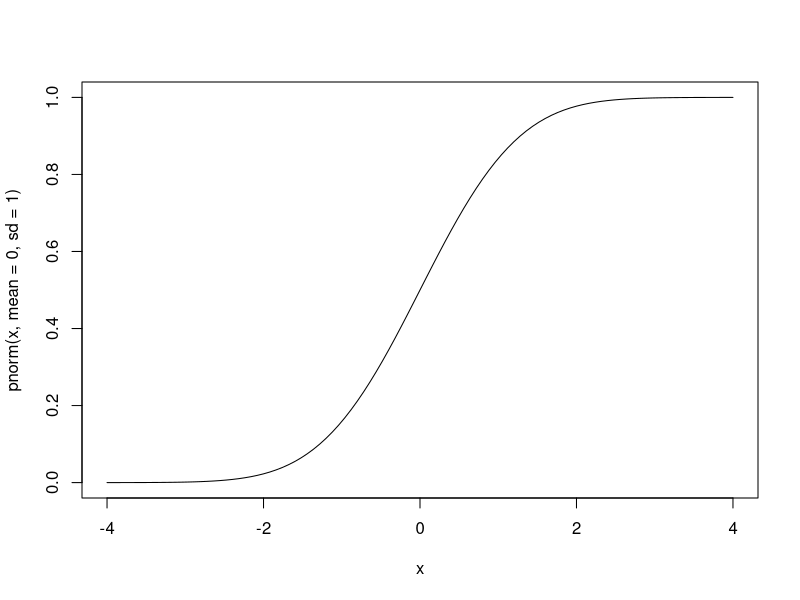
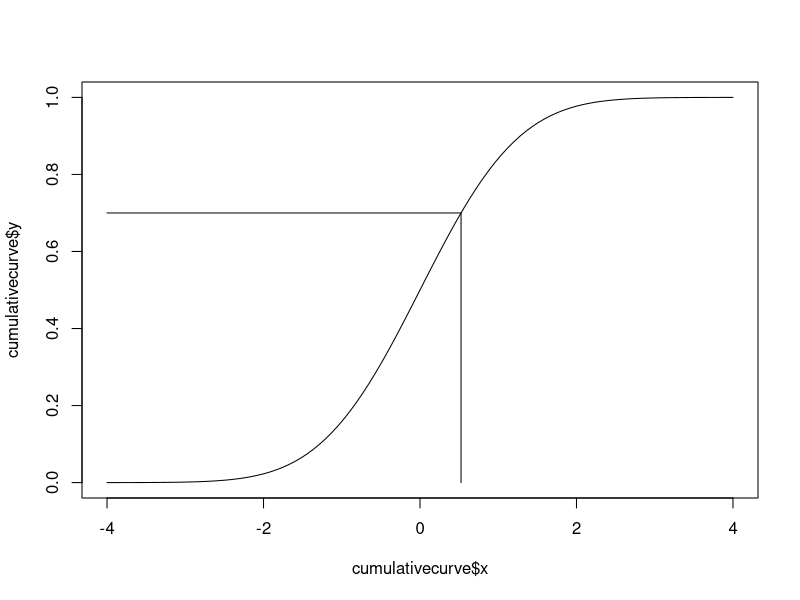
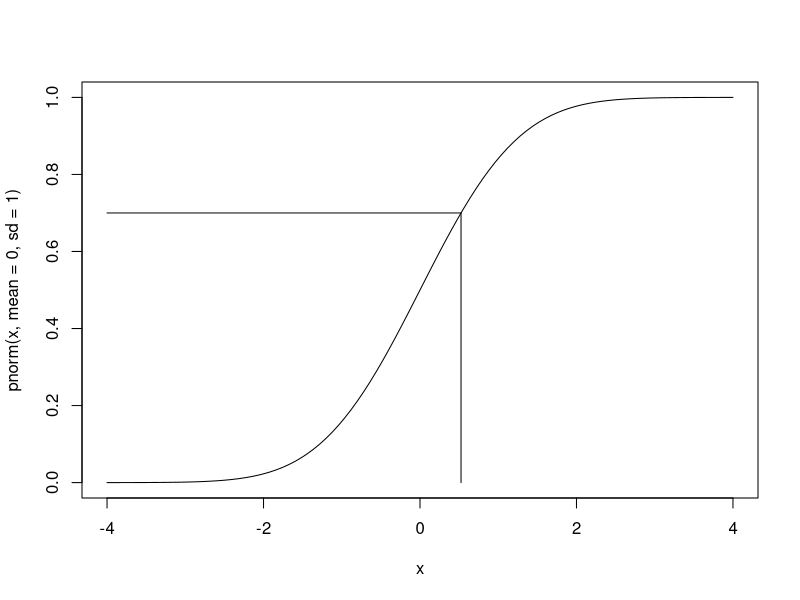
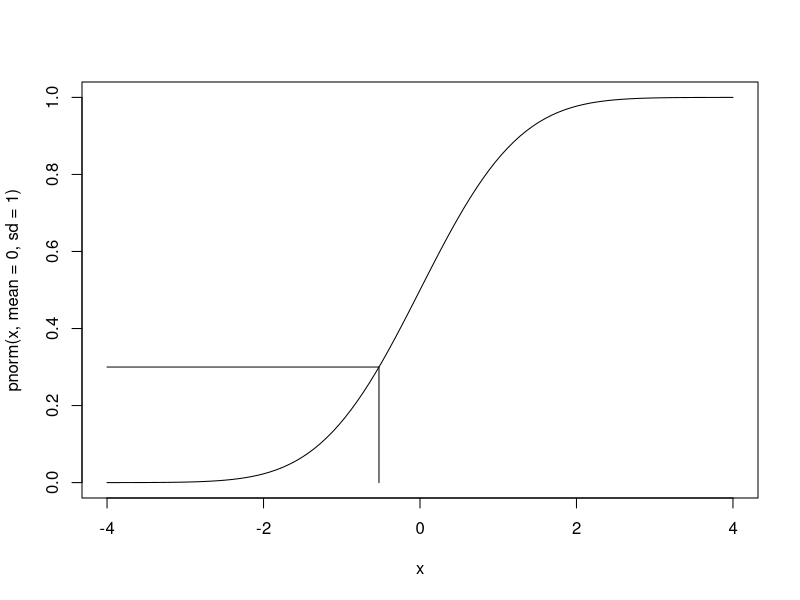
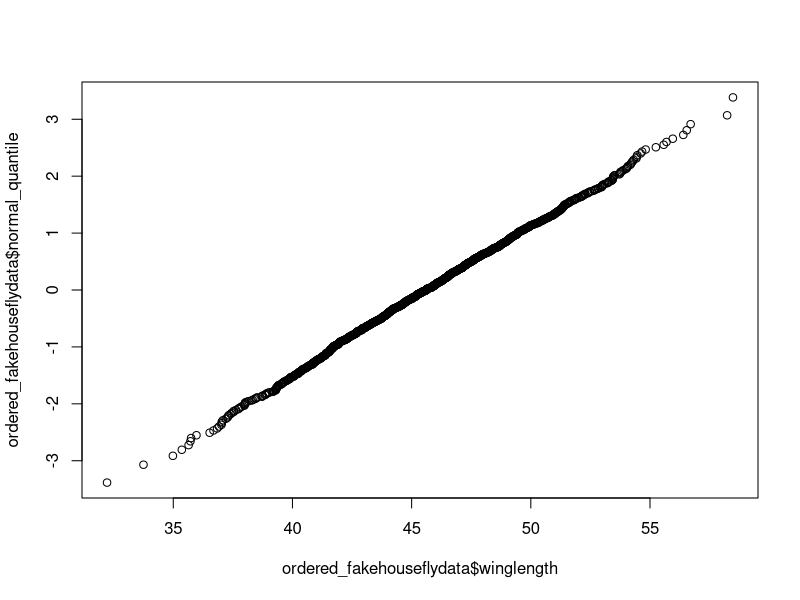

Here is the R script that generated these plots, in order: (Note: this script raises an error after producing the figures.)
## ---- chunk 1
knitr::opts_chunk$set(echo = TRUE)
## ---- chunk 2
cumulativecurve <- curve(pnorm(x, mean=0, sd=1),
      -4, 4,
      lty="solid")
## ---- chunk 3
qnorm(0.7)
qnorm(0.3)
qnorm(1) #As the text says, this is Inf(infinity)
## ---- chunk 4
plot(cumulativecurve,
     type="l")
segments(x0 = qnorm(0.7),
         y0 = 0,
         x1 = qnorm(0.7),
         y1 = 0.7)

segments(x0 = qnorm(0.7),
         y0 = 0.7,
         x1 = -4,
         y1 = 0.7)
## ---- chunk 5
fig6.5.function <- function (cumulativepercent,
                             normaldeviateleft,
                             normaldeviateright){
  curve(pnorm(x, mean=0, sd=1),
        normaldeviateleft,
        normaldeviateright,
        lty="solid")
  
  segments(x0 = qnorm(cumulativepercent),
           y0 = 0,
           x1 = qnorm(cumulativepercent),
           y1 = cumulativepercent)
  
  segments(x0 = qnorm(cumulativepercent),
           y0 = cumulativepercent,
           x1 = normaldeviateleft,
           y1 = cumulativepercent)
}

fig6.5.function(0.7,
                -4,
                4)


fig6.5.function(0.3,
                -4,
                4)

## ---- chunk 6
fakehouseflydata <- data.frame(
  "winglength" = rnorm(n = 1400,
                       mean = 45.5,
                       sd = 3.90)
)
## ---- chunk 7
library(dplyr)
## ---- chunk 8
ordered_fakehouseflydata <- fakehouseflydata %>%
  arrange(winglength)
## ---- chunk 9
ordered_fakehouseflydata$ranks <- rank(ordered_fakehouseflydata$winglength,
                                       ties.method = "first")
ordered_fakehouseflydata$p <- (ordered_fakehouseflydata$ranks - 0.5)/length(ordered_fakehouseflydata$winglength)
                                       
## ---- chunk 10
rank(c(4,3,6,2,2),
     ties.method = "first")

rank(c(4,3,6,2,2),
     ties.method = "last")

rank(c(4,3,6,2,2),
     ties.method = "average")

rank(c(4,3,6,2,2),
     ties.method = "random")

rank(c(4,3,6,2,2),
     ties.method = "min")

rank(c(4,3,6,2,2),
     ties.method = "max")
## ---- chunk 11
order(c(4,3,6,2,2))
order(order(c(4,3,6,2,2)))
## ---- chunk 12
ordered_fakehouseflydata$normal_quantile <- qnorm(ordered_fakehouseflydata$p,
                                                  mean = 0, 
                                                  sd = 1)
## ---- chunk 13
plot(y = ordered_fakehouseflydata$normal_quantile,
     x = ordered_fakehouseflydata$winglength)
## ---- chunk 14
stats:::qqnorm.default
x <- qnorm(ppoints(n))[order(order(y))]
